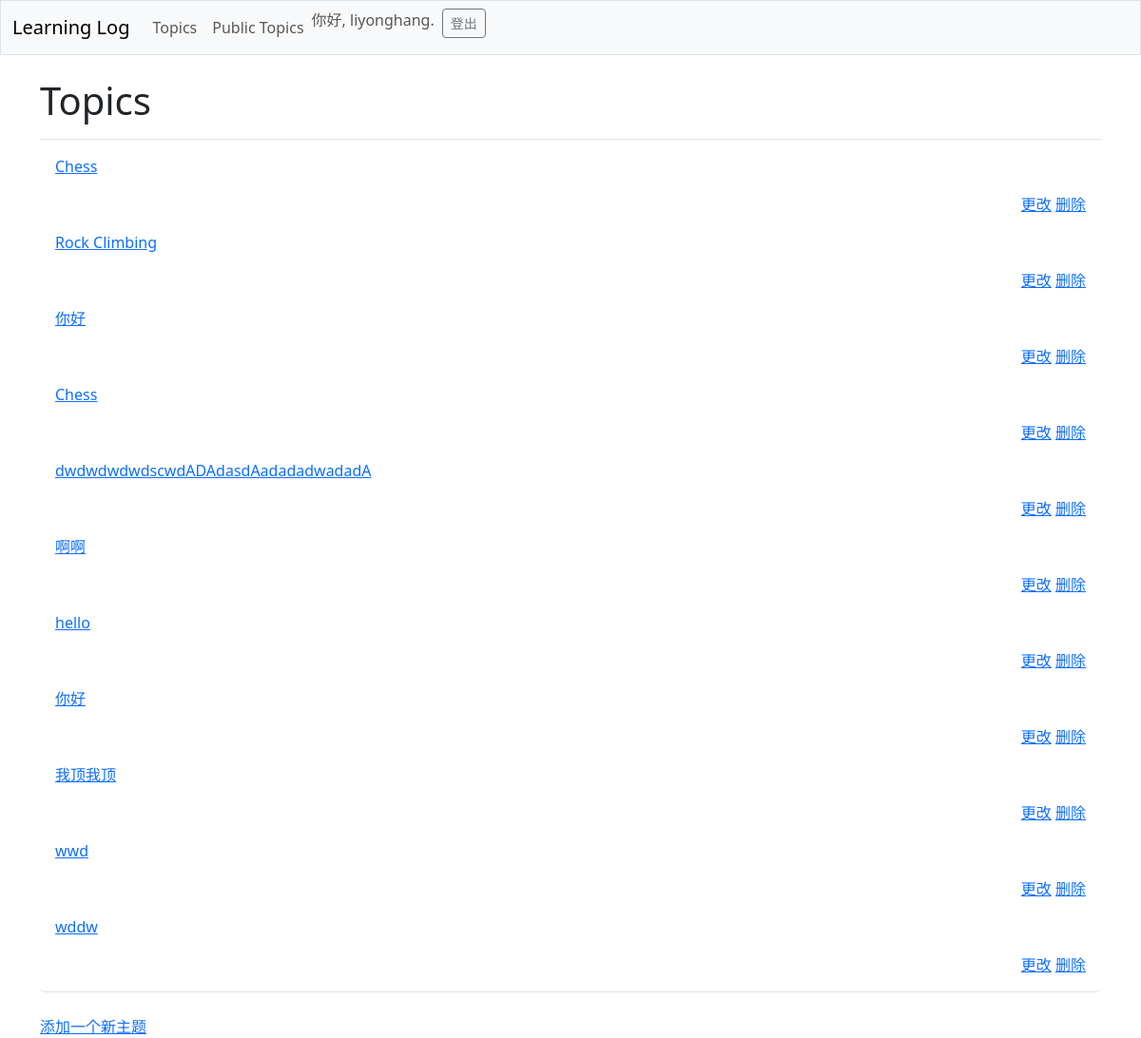
The app's page /topics/ (signed in) with its own data.
### learning_logs/models.py (models this page shows, shortened)
class Topic(models.Model):
    text = models.CharField(max_length=200)
    date_added = models.DateTimeField(auto_now_add=True)
    owner = models.ForeignKey(User, on_delete=models.CASCADE)

### learning_logs/views.py (the view)
# urls.py: path('topics/', views.topics, name='topics'),
@login_required
def topics(request):
    topics = Topic.objects.filter(owner=request.user).order_by('date_added')
    context = {'topics': topics}
    return render(request, 'learning_logs/topics.html', context)

### learning_logs/templates/learning_logs/topics.html
{% extends 'learning_logs/base.html' %}
{% block page_header %}
  <h1>Topics</h1>
{% endblock page_header %}
{% block content %}
  <ul class="list-group border-bottom pb-2 mb-4">
    {% for topic in topics %}
      <li class="list-group-item border-0">
        <a href="{% url 'learning_logs:topic' topic.id %}">
          {{ topic.text }}</a>
      </li>
         <ul class="navbar-nav ms-auto mb-2 mb-md-0">
            <li class="list-group-item border-0">
                <a href="{% url 'learning_logs:edit_topic' topic.id %}">
          更改</a>
        <a href="{% url 'learning_logs:delete_topic' topic.id %}">
          删除</a>
      </li>
         </ul>
    {% empty %}
      <li class="list-group-item border-0">目前还没有条目.</li>
    {% endfor %}
  </ul>
  <a href="{% url 'learning_logs:new_topic' %}">添加一个新主题</a>
{% endblock content %}

### learning_logs/templates/learning_logs/base.html (shortened to what this page needs)
<!doctype html>
<html lang="ch">
<head>
  {% load django_bootstrap5 %}
  {% bootstrap_css %}
</head>
<body>
  <nav class="navbar navbar-expand-md navbar-light bg-light mb-4 border">
    <div class="container-fluid">
      <a class="navbar-brand" href="{% url 'learning_logs:index' %}">
          Learning Log</a>
      <div class="collapse navbar-collapse" id="navbarCollapse">
        <ul class="navbar-nav me-auto mb-2 mb-md-0">
          <li class="nav-item">
            <a class="nav-link" href="{% url 'learning_logs:topics' %}">
              Topics</a></li>
        <ul class="navbar-nav me-auto mb-2 mb-md-0">
          <li class="nav-item">
            <a class="nav-link" href="{% url 'learning_logs:public_topics' %}">
              Public Topics</a></li>
        </ul>
        <ul class="navbar-nav ms-auto mb-2 mb-md-0">
          {% if user.is_authenticated %}
            <li class="nav-item">
              <span class="navbar-text me-2">你好, {{ user.username }}.
                </span></li>
          {% endif %}
        </ul>
        {% if user.is_authenticated %}
          <form action="{% url 'accounts:logout' %}" method='post'>
            <button name='submit' class='btn btn-outline-secondary btn-sm'>
              登出</button>
          </form>
        {% endif %}
      </div>
    </div>
  </nav>
  <main class="container">
    <div class="pb-2 mb-2 border-bottom">
      {% block page_header %}{% endblock page_header %}
    </div>
    <div>
      {% block content %}{% endblock content %}
    </div>
  </main>
</body>
</html>

### records on screen
Topic: text "Chess"
Topic: text "Rock Climbing"
Topic: text "你好"
Topic: text "Chess"
Topic: text "dwdwdwdwdscwdADAdasdAadadadwadadA"
Topic: text "啊啊"
Topic: text "hello"
Topic: text "你好"
Topic: text "我顶我顶"
Topic: text "wwd"
Topic: text "wddw"

### other values on screen
{{ user.username }} "liyonghang"
